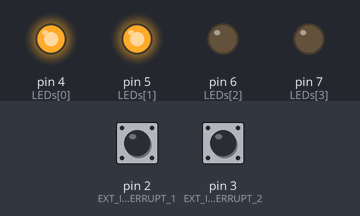
The sketch below on a simulated Arduino Uno, built with avr-gcc and run on an emulated ATmega328P. Shown: output pins drawn as LEDs (lit = HIGH). Dashed ring = blinking. The inputs (shaded band) are chosen by the test bench; at power-on: pin 2 (EXT_INTERRUPT_1) LOW, pin 3 (EXT_INTERRUPT_2) LOW.

Above: at 0.05 s.
At 1.2 s:
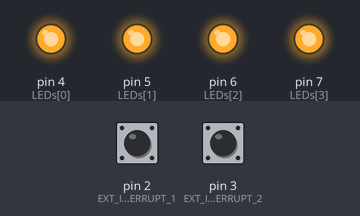
1.3 s: pin 2 (EXT_INTERRUPT_1) pulled HIGH for 0.15 s
At 6.09 s:
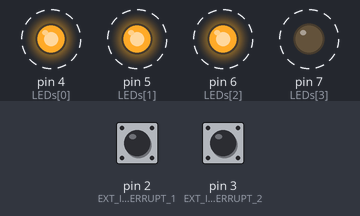
Timing chart, 0 to 13.4 s (numbered marks = the images above; inputs shaded):
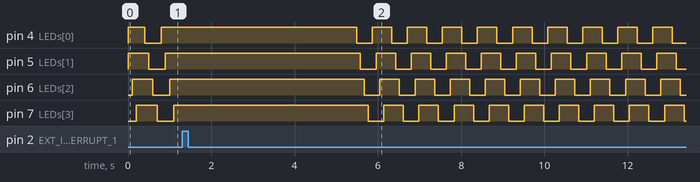

The sketch:

interruptsAndLEDs.ino
```cpp
/*Author: Jesus Ledezma
//Exercise 1 of Assignment 1
//EENG 350 SEED Lab (Colorado School of Mines)
//Date of Creation: 9/3/2025
//A script written for the Arduino Uno that will turn on 4 LEDs in order until all of them have lit up and extinguish them in order
//until every one of them is off. Can be connected to a "gas" and "brake" button that will speed up or slow down the blinking respectively.
*/
int EXT_INTERRUPT_1 = 2;
int EXT_INTERRUPT_2 = 3; //Arduino interrupt pins

int LEDs[] = {4, 5, 6, 7};

volatile bool timerCompareFlag; //Volatile used so value is pulled from memory ALWAYS (not cache), as it is being modified by ISRs during main execution
const int minDelayCounts = 155; //10 ms min
const int maxDelayCounts = 15624; //1s max

//in gasOn, decrease amount of counts until timer interrupt
void gasOn() {
  if (OCR1A >= (minDelayCounts + 100)) OCR1A -= 100;
}

//in breakOn, increase amount of counts until timer interrupt
void brakeOn() {
  if (OCR1A <= (maxDelayCounts - 100)) OCR1A += 100;
}

ISR(TIMER1_COMPA_vect){
  timerCompareFlag = true;
}

void setup() {
  cli(); //clear interrupts while setting shit up

  //setting up Timer1 since it is 16 bit
  TCCR1A = 0; //set TCCR1A register to 0
  TCCR1B = 0; //set TCCR1B reg to 0
  TCNT1 = 0; //initialize counter at 0
  OCR1A = 1562; //set compare match reg to give 10 Hz interrupt frequency (100ms default)
                //compare match reg = [(16Mhz(Arduino clk speed) / (prescaler*10Hz(want 100 ms interrupt))] -1
                //output compare register 1
  TCCR1B |= (1 << WGM12); //setup CTC mode (ClearTimeronCompare)
  TCCR1B |= (1 << CS12) | (1 << CS10); // Set CS10 and CS12 bits for 1024 prescaler
  TIMSK1 |= (1 << OCIE1A); // enable timer compare interrupt

  for (int i = 0; i < 4; i++) pinMode(LEDs[i], OUTPUT);

  pinMode(EXT_INTERRUPT_1, INPUT);
  pinMode(EXT_INTERRUPT_2, INPUT);

  attachInterrupt(digitalPinToInterrupt(EXT_INTERRUPT_1), gasOn, RISING); //active button effects on rising edge
  attachInterrupt(digitalPinToInterrupt(EXT_INTERRUPT_2), brakeOn, RISING);

  timerCompareFlag = false;
  sei(); //turn on interrupts

}


void loop() {

  for (int i = 0; i < 4; i++) {
    digitalWrite(LEDs[i], HIGH);
    while(timerCompareFlag == false);
    timerCompareFlag = false;
  }

  while(timerCompareFlag == false);
  timerCompareFlag = false;

  for (int i = 0; i < 4; i++) {
    digitalWrite(LEDs[i], LOW);
    while(timerCompareFlag == false);
    timerCompareFlag = false;
  }

}
```
